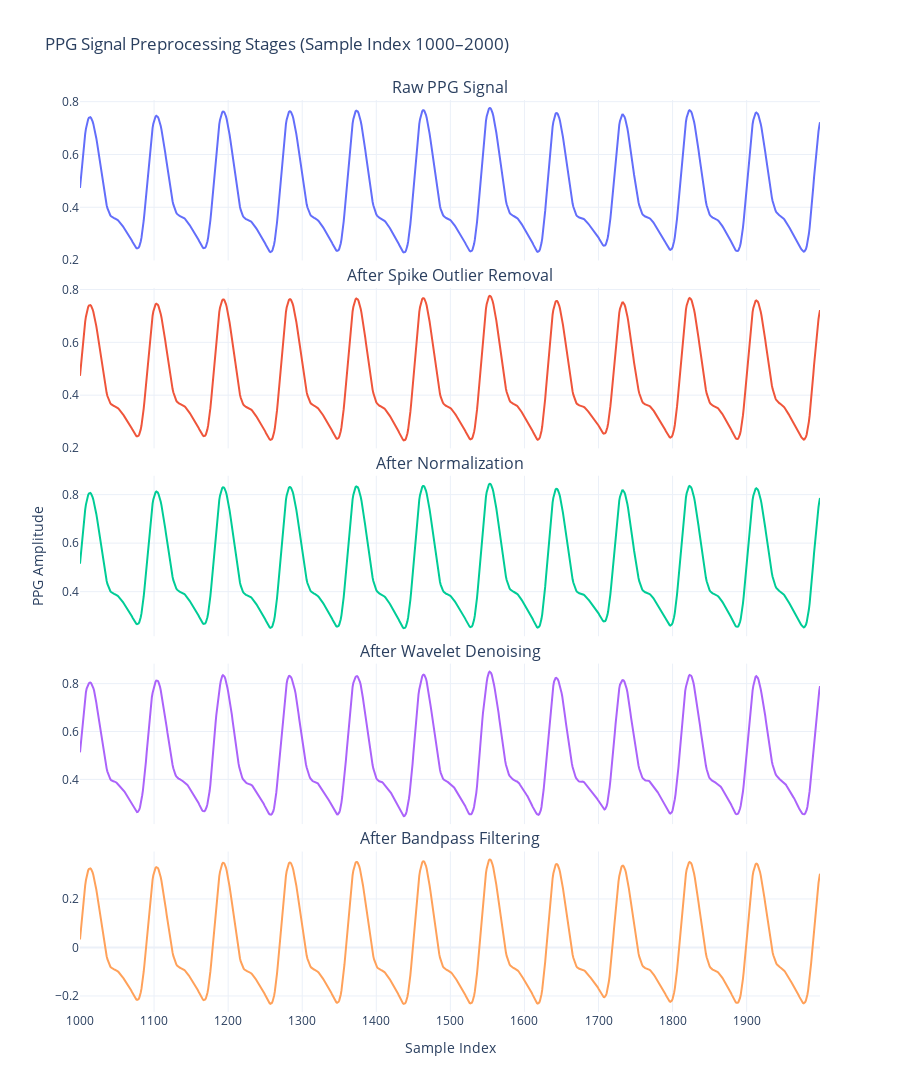

The notebook cell saved with this chart:
### Code cell
import pandas as pd
import numpy as np
import plotly.graph_objects as go
from plotly.subplots import make_subplots
from scipy.signal import butter, filtfilt
import pywt
# ---- Load raw PPG ----
file_path = r"/home/avij/code/h/dataset/raw_data/patient_02.csv"
df = pd.read_csv(file_path)
ppg_raw = df['PPG'].dropna().values

# ---- Full Preprocessing Pipeline ----
ppg_cleaned = remove_spike_outliers(ppg_raw.copy())     # New step
ppg_norm = normalize_signal(ppg_cleaned)
ppg_denoised = wavelet_denoise(ppg_norm)
ppg_filtered = bandpass_filter(ppg_denoised)

# ---- Slice for comparison ----
start_idx = 1000
end_idx = 2000
x = np.arange(start_idx, end_idx)

raw_slice = ppg_raw[start_idx:end_idx]
cleaned_slice = ppg_cleaned[start_idx:end_idx]
norm_slice = ppg_norm[start_idx:end_idx]
denoise_slice = ppg_denoised[start_idx:end_idx]
filtered_slice = ppg_filtered[start_idx:end_idx]

# ---- Create 5 stacked plots ----
fig = make_subplots(rows=5, cols=1,
                    shared_xaxes=True,
                    vertical_spacing=0.03,
                    subplot_titles=(
                        "Raw PPG Signal",
                        "After Spike Outlier Removal",
                        "After Normalization",
                        "After Wavelet Denoising",
                        "After Bandpass Filtering"
                    ))

fig.add_trace(go.Scatter(x=x, y=raw_slice, mode='lines', name='Raw'), row=1, col=1)
fig.add_trace(go.Scatter(x=x, y=cleaned_slice, mode='lines', name='Cleaned'), row=2, col=1)
fig.add_trace(go.Scatter(x=x, y=norm_slice, mode='lines', name='Normalized'), row=3, col=1)
fig.add_trace(go.Scatter(x=x, y=denoise_slice, mode='lines', name='Denoised'), row=4, col=1)
fig.add_trace(go.Scatter(x=x, y=filtered_slice, mode='lines', name='Filtered'), row=5, col=1)

# ---- Layout ----
fig.update_layout(
    height=1300,
    width=900,
    title="PPG Signal Preprocessing Stages (Sample Index 1000–2000)",
    template="plotly_white",
    showlegend=False
)

fig.update_xaxes(title_text="Sample Index", row=5, col=1)
fig.update_yaxes(title_text="PPG Amplitude", row=3, col=1)

fig.show()

### Figure 1 — Plotly figure (JSON) as saved in the notebook; plotly's stock layout.template omitted (floating-point values rounded to 4 significant figures; data arrays with more than 128 entries replaced by an {"elided": "..."} marker saying what was removed)
{"data": [{"mode": "lines", "name": "Raw", "type": "scatter", "x": {"elided": "1000 int values"}, "xaxis": "x", "y": {"elided": "1000 float values"}, "yaxis": "y"}, {"mode": "lines", "name": "Cleaned", "type": "scatter", "x": {"elided": "1000 int values"}, "xaxis": "x2", "y": {"elided": "1000 float values"}, "yaxis": "y2"}, {"mode": "lines", "name": "Normalized", "type": "scatter", "x": {"elided": "1000 int values"}, "xaxis": "x3", "y": {"elided": "1000 float values"}, "yaxis": "y3"}, {"mode": "lines", "name": "Denoised", "type": "scatter", "x": {"elided": "1000 int values"}, "xaxis": "x4", "y": {"elided": "1000 float values"}, "yaxis": "y4"}, {"mode": "lines", "name": "Filtered", "type": "scatter", "x": {"elided": "1000 int values"}, "xaxis": "x5", "y": {"elided": "1000 float values"}, "yaxis": "y5"}], "layout": {"annotations": [{"font": {"size": 16}, "showarrow": false, "text": "Raw PPG Signal", "x": 0.5, "xanchor": "center", "xref": "paper", "y": 1, "yanchor": "bottom", "yref": "paper"}, {"font": {"size": 16}, "showarrow": false, "text": "After Spike Outlier Removal", "x": 0.5, "xanchor": "center", "xref": "paper", "y": 0.794, "yanchor": "bottom", "yref": "paper"}, {"font": {"size": 16}, "showarrow": false, "text": "After Normalization", "x": 0.5, "xanchor": "center", "xref": "paper", "y": 0.588, "yanchor": "bottom", "yref": "paper"}, {"font": {"size": 16}, "showarrow": false, "text": "After Wavelet Denoising", "x": 0.5, "xanchor": "center", "xref": "paper", "y": 0.382, "yanchor": "bottom", "yref": "paper"}, {"font": {"size": 16}, "showarrow": false, "text": "After Bandpass Filtering", "x": 0.5, "xanchor": "center", "xref": "paper", "y": 0.176, "yanchor": "bottom", "yref": "paper"}], "height": 1300, "showlegend": false, "title": {"text": "PPG Signal Preprocessing Stages (Sample Index 1000–2000)"}, "width": 900, "xaxis": {"anchor": "y", "domain": [0, 1], "matches": "x5", "showticklabels": false}, "xaxis2": {"anchor": "y2", "domain": [0, 1], "matches": "x5", "showticklabels": false}, "xaxis3": {"anchor": "y3", "domain": [0, 1], "matches": "x5", "showticklabels": false}, "xaxis4": {"anchor": "y4", "domain": [0, 1], "matches": "x5", "showticklabels": false}, "xaxis5": {"anchor": "y5", "domain": [0, 1], "title": {"text": "Sample Index"}}, "yaxis": {"anchor": "x", "domain": [0.824, 1]}, "yaxis2": {"anchor": "x2", "domain": [0.618, 0.794]}, "yaxis3": {"anchor": "x3", "domain": [0.412, 0.588], "title": {"text": "PPG Amplitude"}}, "yaxis4": {"anchor": "x4", "domain": [0.206, 0.382]}, "yaxis5": {"anchor": "x5", "domain": [0, 0.176]}}}
